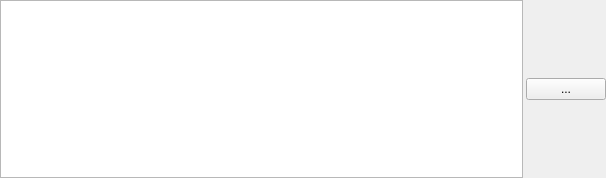
<?xml version="1.0" encoding="UTF-8"?>
<ui version="4.0">
 <class>KnobMultiFile</class>
 <widget class="QWidget" name="KnobMultiFile">
  <property name="geometry">
   <rect>
    <x>0</x>
    <y>0</y>
    <width>606</width>
    <height>178</height>
   </rect>
  </property>
  <property name="windowTitle">
   <string>Form</string>
  </property>
  <layout class="QHBoxLayout" name="horizontalLayout">
   <property name="spacing">
    <number>3</number>
   </property>
   <property name="margin">
    <number>0</number>
   </property>
   <item>
    <widget class="QListWidget" name="listWidget">
     <property name="sizePolicy">
      <sizepolicy hsizetype="Expanding" vsizetype="Preferred">
       <horstretch>0</horstretch>
       <verstretch>0</verstretch>
      </sizepolicy>
     </property>
    </widget>
   </item>
   <item>
    <widget class="QPushButton" name="pushButtonOpenImage">
     <property name="text">
      <string>...</string>
     </property>
    </widget>
   </item>
  </layout>
 </widget>
 <resources/>
 <connections/>
</ui>
